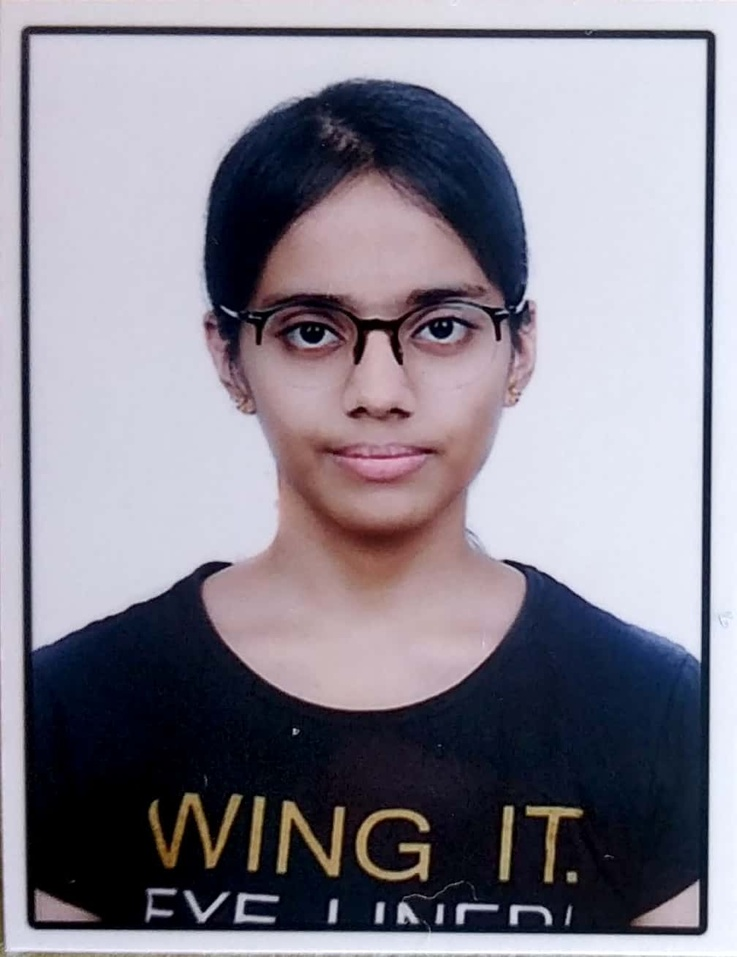
#> input picture Priyanshi Pic.jpg, 737 x 957 px, shrunk from 1008 x 1308 before the run, given in place of the camera
$ python movingObjectDetection.py
#> lines starting #> are read from the running program, lines starting #| are printed output that depends on the picture; after the words box and inside, x2 and y2 are one past the last pixel; in counts of white or black regions, pixels touching at a corner belong together
import cv2

# Create a background subtractor
fgbg = cv2.createBackgroundSubtractorMOG2()

cap = cv2.VideoCapture(0)  # Use the default camera (usually index 0)

while True:
    # Read a frame from the camera
    ret, frame = cap.read()
#> frame is the input picture: shape (957, 737, 3); mean B, G, R 145.1, 133.2, 137

    # Apply background subtraction to detect moving objects
    fgmask = fgbg.apply(frame)
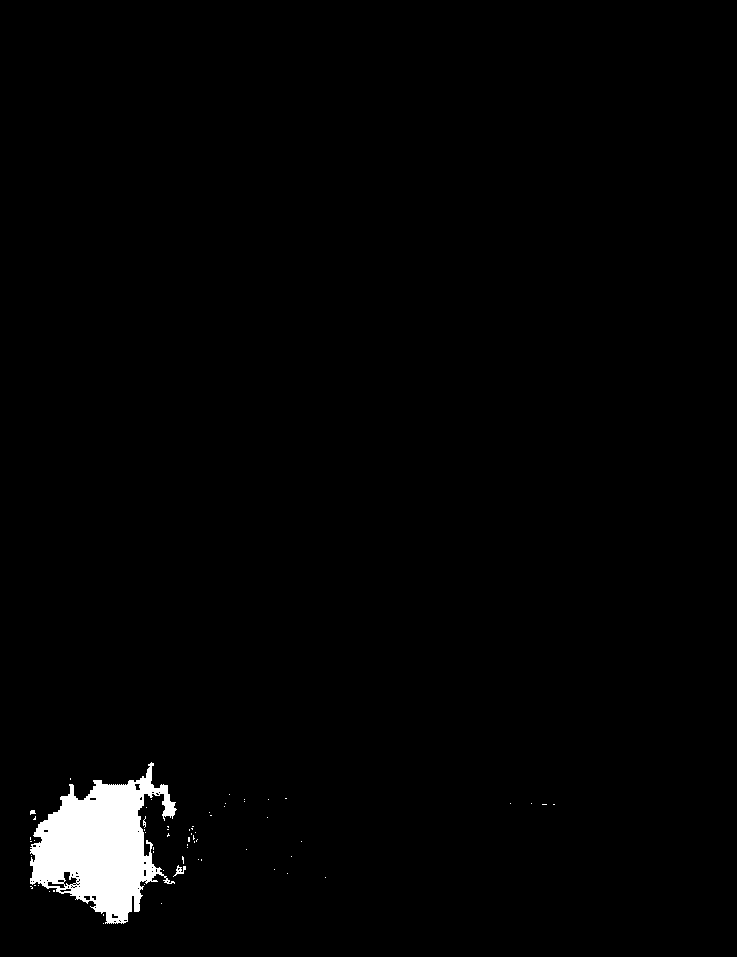
#> fgmask: shape (957, 737); values 127 (black) and 255 (white), 1.8% white; 63 white regions (60 under 20 px), largest, box (x1, y1, x2, y2) and area: (30, 762, 177, 924) 12457, (173, 865, 186, 877) 59, (30, 810, 36, 815) 21

    # Apply morphological operations to clean up the mask
    fgmask = cv2.erode(fgmask, None, iterations=2)
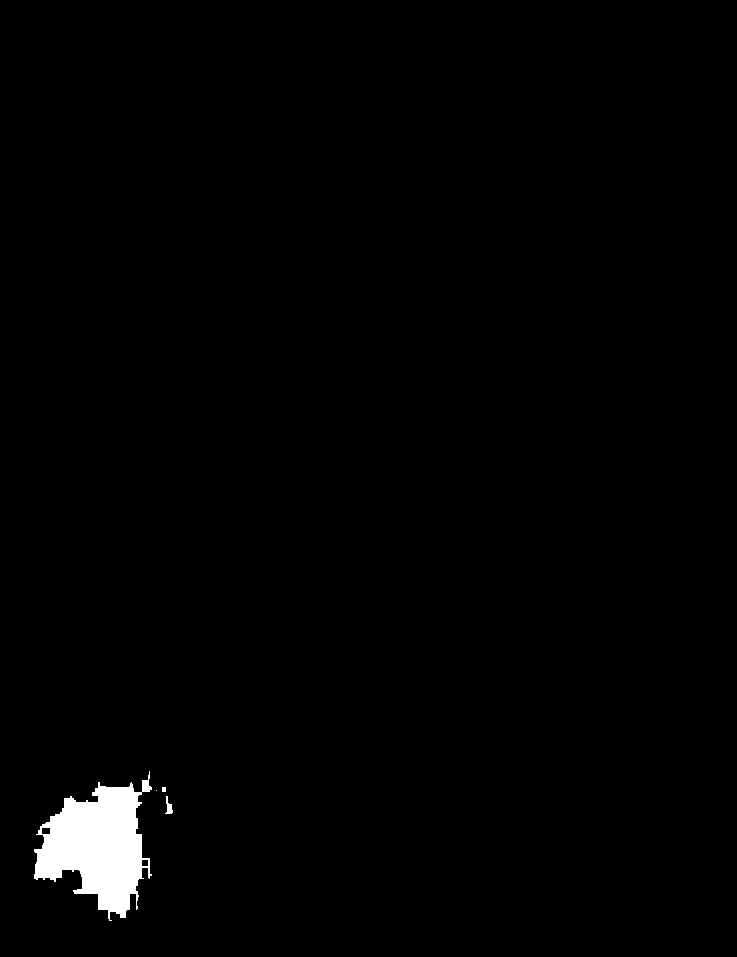
#> fgmask: shape (957, 737); values 127 (black) and 255 (white), 1.4% white; 4 white regions (1 under 20 px), largest, box (x1, y1, x2, y2) and area: (34, 771, 152, 921) 9622, (165, 796, 173, 814) 73, (162, 787, 166, 792) 20
    fgmask = cv2.dilate(fgmask, None, iterations=2)
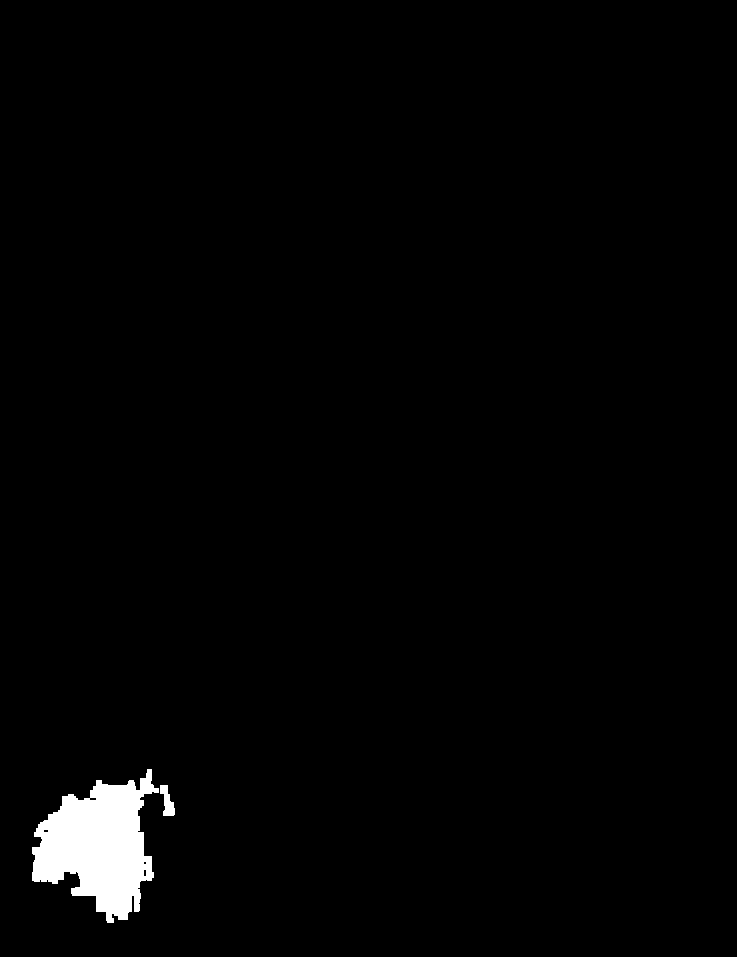
#> fgmask: shape (957, 737); values 127 (black) and 255 (white), 1.6% white; 2 white regions, box (x1, y1, x2, y2) and area: (32, 769, 159, 923) 11331, (160, 785, 175, 816) 269

    # Find contours of the detected objects
    contours, _ = cv2.findContours(fgmask.copy(), cv2.RETR_EXTERNAL, cv2.CHAIN_APPROX_SIMPLE)
#> contours = [[[0, 0], [0, 956], [736, 956], [736, 0]]]

    # Draw rectangles around the detected objects
    for contour in contours:
        if cv2.contourArea(contour) > 1000:  # Adjust this threshold as needed
            (x, y, w, h) = cv2.boundingRect(contour)
            cv2.rectangle(frame, (x, y), (x + w, y + h), (0, 255, 0), 2)
#> this loop made 1 pass
#> (contour, x, y, w, h) on pass 1: ([[0, 0], [0, 956], [736, 956], [736, 0]], 0, 0, 737, 957)
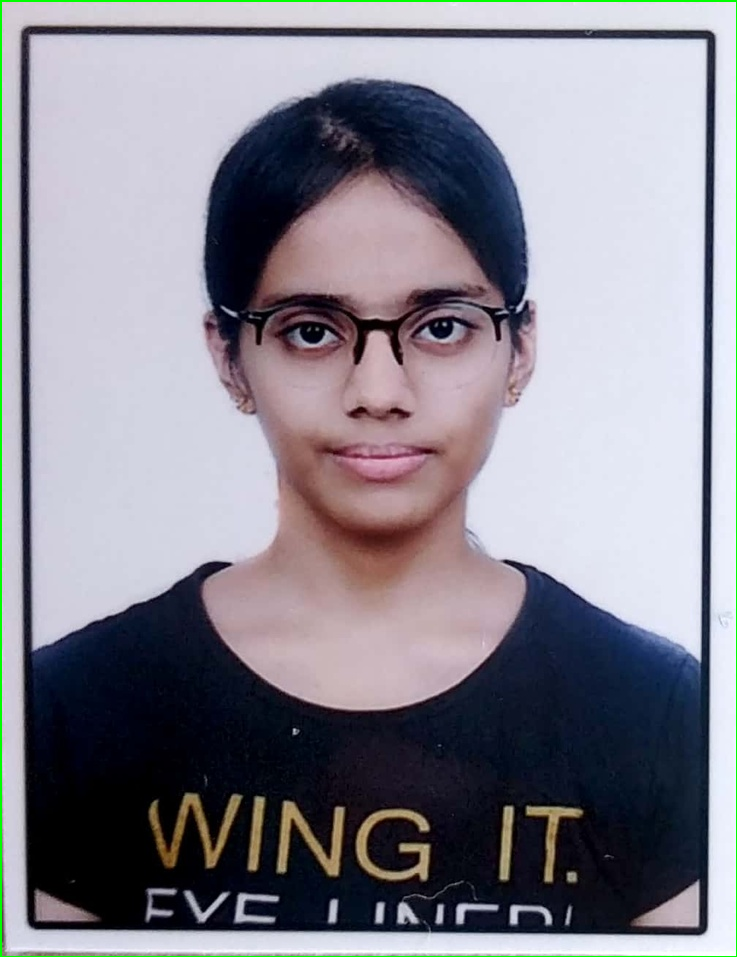
#> frame: shape (957, 737, 3); 0.72% of pixels changed, all inside (x1, y1, x2, y2) = (0, 0, 737, 957)

    # Display the frame with detected moving objects
    cv2.imshow('Moving Object Detection', frame)

    # Break the loop when the 'q' key is pressed
    if cv2.waitKey(1) & 0xFF == ord('q'):
#> (key q is pressed here)
        break

# Release the video capture and close the OpenCV windows
cap.release()
cv2.destroyAllWindows()
